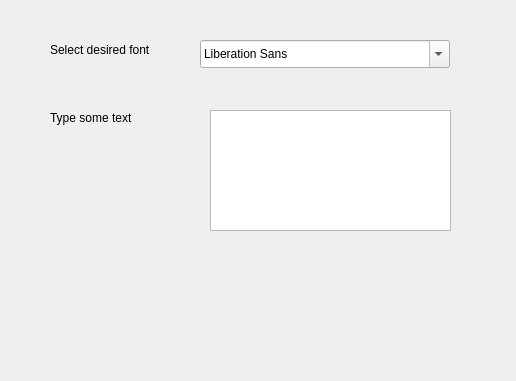
<?xml version="1.0" encoding="UTF-8"?>
<ui version="4.0">
 <class>Dialog</class>
 <widget class="QDialog" name="Dialog">
  <property name="geometry">
   <rect>
    <x>0</x>
    <y>0</y>
    <width>516</width>
    <height>381</height>
   </rect>
  </property>
  <property name="windowTitle">
   <string>Dialog</string>
  </property>
  <widget class="QLabel" name="label">
   <property name="geometry">
    <rect>
     <x>50</x>
     <y>40</y>
     <width>121</width>
     <height>20</height>
    </rect>
   </property>
   <property name="text">
    <string>Select desired font</string>
   </property>
  </widget>
  <widget class="QLabel" name="label_2">
   <property name="geometry">
    <rect>
     <x>50</x>
     <y>110</y>
     <width>121</width>
     <height>16</height>
    </rect>
   </property>
   <property name="text">
    <string>Type some text</string>
   </property>
  </widget>
  <widget class="QFontComboBox" name="fontComboBox">
   <property name="geometry">
    <rect>
     <x>200</x>
     <y>40</y>
     <width>250</width>
     <height>28</height>
    </rect>
   </property>
  </widget>
  <widget class="QTextEdit" name="textEdit">
   <property name="geometry">
    <rect>
     <x>210</x>
     <y>110</y>
     <width>241</width>
     <height>121</height>
    </rect>
   </property>
  </widget>
 </widget>
 <resources/>
 <connections/>
</ui>
